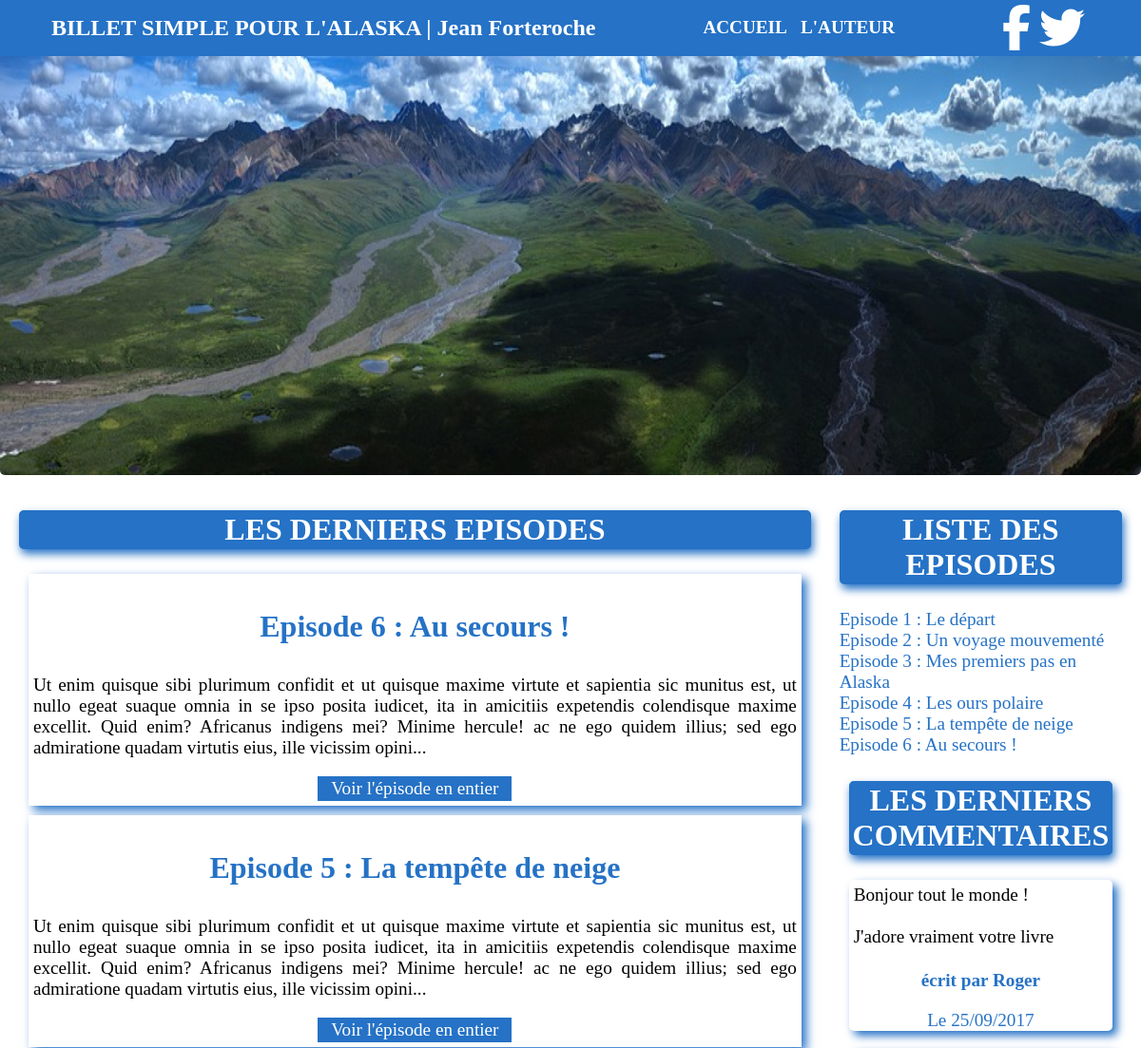
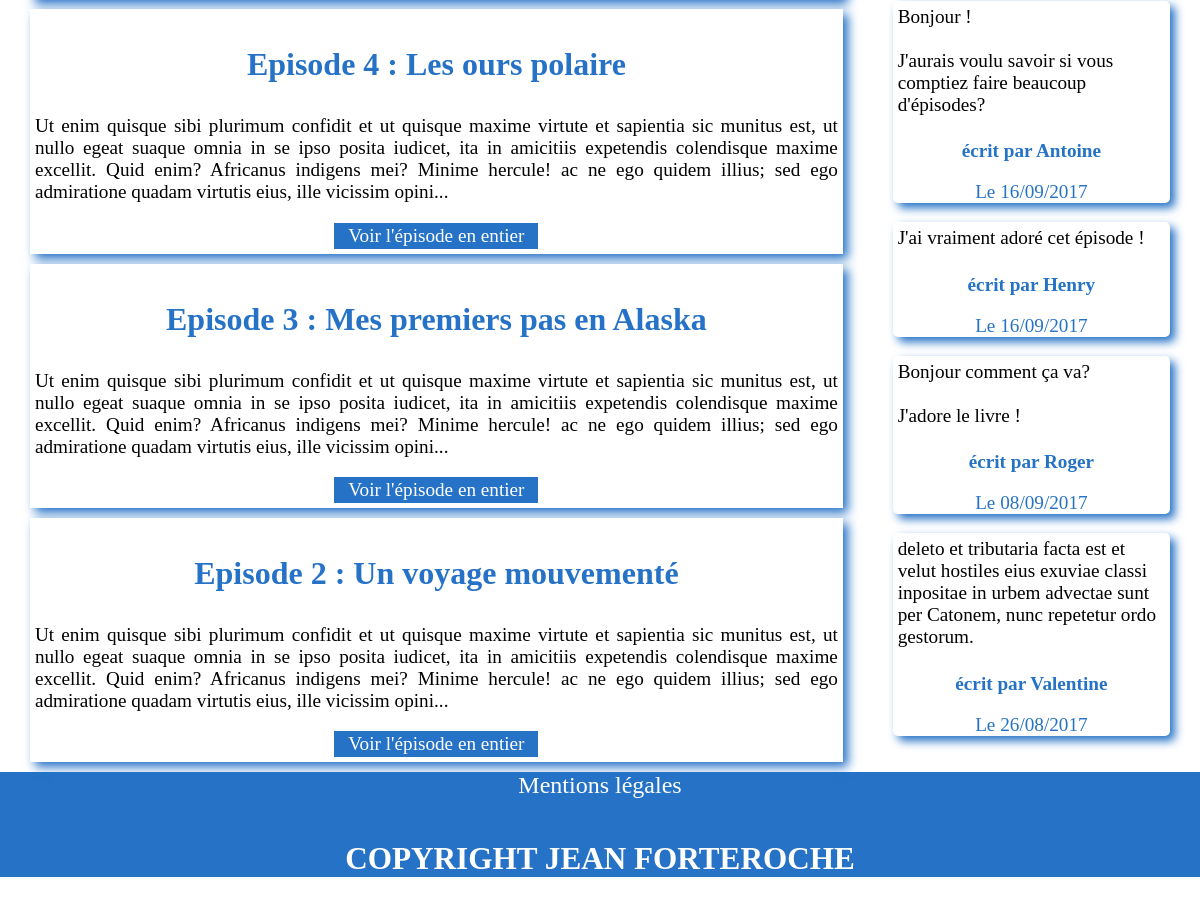
The page / on the database its author committed (2 pictures, top to bottom).
### tables this page shows
CREATE TABLE `episodes` (
  `id` int(11) NOT NULL,
  `title` varchar(100) NOT NULL,
  `content` text NOT NULL,
  `date_creation` date NOT NULL
);

CREATE TABLE `comments` (
  `id` int(11) NOT NULL,
  `author` varchar(70) NOT NULL,
  `content` text NOT NULL,
  `date_comment` date NOT NULL,
  `episode_id` int(11) NOT NULL
);

### Controller/ControllerFront.class.php (called while the page is built, shortened)
<?php
require_once 'DAO/EpisodeDAO.class.php';
require_once 'DAO/CommentDAO.class.php';
class ControllerFrontOffice
{
    private $episode;
    private $comment;
    public function __construct()
    {
        $this->episode = new EpisodeDAO;
        $this->comment = new CommentDAO;
    }
    public function home()
    {
       $episodes = $this->episode->getEpisodesAsc();
       $lastEpisodes = $this->episode->getLastEpisodes();
       $lastComments = $this->comment->getLastComments();
       require "view/viewHome.php";
    }
}

### DAO/EpisodeDAO.class.php (called while the page is built, shortened)
<?php
if (file_exists('Framework/Model.class.php') AND file_exists('Model/Episode.class.php'))
{
    require_once 'Framework/Model.class.php';
    require_once 'Model/Episode.class.php';
}
else
{
    require_once '../Framework/Model.class.php';
    require_once '../Model/Episode.class.php';
}
class EpisodeDAO extends Model
{
    public function getEpisodesAsc()
    {
        $sql = 'SELECT id, title, content, DATE_FORMAT(date_creation, "%d/%m/%Y") AS date_creation FROM episodes ORDER BY id';
        $result = $this->executeRequest($sql);
        $episodes = array();
        foreach ($result as $row)
        {
            $episodeId = $row['id'];
            $episodes[$episodeId] = $this->buildEpisode($row);
        }
        return $episodes;
    }
    public function getLastEpisodes()
    {
        $sql = 'SELECT id, title, content, DATE_FORMAT(date_creation, "%d/%m/%Y") AS date_creation FROM episodes ORDER BY id DESC LIMIT 0,5';
        $result = $this->executeRequest($sql);
        $lastEpisodes = array();
        foreach ($result as $row)
        {
            $episodeId = $row['id'];
            $lastEpisodes[$episodeId] = $this->buildEpisode($row);
        }
        return $lastEpisodes;
    }
    private function buildEpisode(array $row)
    {
        $episode = new Episode();
        $episode->setIdEpisode($row['id']);
        $episode->setTitleEpisode($row['title']);
        $episode->setContentEpisode($row['content']);
        $episode->setDateEpisode($row['date_creation']);
        return $episode;
    }
}

### Framework/Model.class.php (called while the page is built)
<?php
require_once 'Configuration.class.php';
abstract class Model
{
    private static $bdd;
    protected function executeRequest($sql, $params = null)
    {
        if ($params == null)
        {
            $results = self::getBdd()->query($sql);
        }
        else
        {
            $results = self::getBdd()->prepare($sql);
            $results->execute($params);
        }
        return $results;
    }
    private function getBdd()
    {
        if (self::$bdd == null)
        {
            $dsn = Configuration::get('dsn');
            $login = Configuration::get('login');
            $password = Configuration::get('password');
            self::$bdd = new PDO($dsn,$login,$password,array(PDO::ATTR_ERRMODE => PDO:: ERRMODE_EXCEPTION));
        }
        return self::$bdd;
    }
}

### Framework/Configuration.class.php (called while the page is built, shortened)
<?php
class Configuration
{
    private static $parameters;
    public static function get($name, $defaultValue = null)
    {
        if (isset(self::getParameters()[$name]))
        {
            $value = self::getParameters()[$name];
        }
        else
        {
            $value = $defaultValue;
        }
        return $value;
    }
    private static function getParameters()
    {
        if (self::$parameters == null)
        {
            $file = 'config/prod.ini';
            if (!file_exists($file))
            {
                $file = '../config/prod.ini';
            }
            if (!file_exists($file))
            {
                $file = 'config/dev.ini';
            }
            if (!file_exists($file))
            {
                throw new Exception('Aucun fichier de configuration trouvé');
            }
            else
            {
                self::$parameters = parse_ini_file($file);
            }
        }
        return self::$parameters;
    }
}

### Model/Episode.class.php (called while the page is built, shortened)
<?php
class Episode
{
    private $idEpisode;
    private $titleEpisode;
    private $contentEpisode;
    public function getIdEpisode()
    {
        return $this->idEpisode;
    }
    public function setIdEpisode($id)
    {
        $this->idEpisode = $id;
        return $this;
    }
    public function getTitleEpisode()
    {
        return $this->titleEpisode;
    }
    public function setTitleEpisode($title)
    {
        $this->titleEpisode = $title;
        return $this;
    }
    public function getContentEpisode()
    {
        return $this->contentEpisode;
    }
    public function setContentEpisode($content)
    {
        $this->contentEpisode = $content;
        return $this;
    }
    public function setDateEpisode($date)
    {
        return $this;
    }
}

### DAO/CommentDAO.class.php (called while the page is built, shortened)
<?php
if (file_exists('Framework/Model.class.php') AND file_exists('Model/Comment.class.php'))
{
    require_once 'Framework/Model.class.php';
    require_once 'Model/Comment.class.php';
}
else
{
    require_once '../Framework/Model.class.php';
    require_once '../Model/Comment.class.php';
}
class CommentDAO extends Model
{
    public function getLastComments()
    {
        $sql= 'SELECT id,author,content,DATE_FORMAT(date_comment, "%d/%m/%Y") AS date_comment,episode_id FROM comments ORDER BY id DESC LIMIT 5';
        $result = $this->executeRequest($sql);
        $lastComments = array();
        foreach ($result as $row)
        {
            $lastCommentId = $row['id'];
            $lastComments[$lastCommentId] = $this->buildComment($row);
        }
        return $lastComments;
    }
    private function buildComment(array $row)
    {
        $comment = new Comment;
        $comment->setIdComment($row['id']);
        $comment->setAuthorComment($row['author']);
        $comment->setContentComment($row['content']);
        $comment->setDateComment($row['date_comment']);
        $comment->setIdEpisode($row['episode_id']);
        return $comment;
    }
}

### Model/Comment.class.php (called while the page is built, shortened)
<?php
class Comment
{
    private $authorComment;
    private $contentComment;
    private $dateComment;
    public function setIdComment($id)
    {
        return $this;
    }
    public function getAuthorComment()
    {
        return $this->authorComment;
    }
    public function setAuthorComment($author)
    {
        $this->authorComment = $author;
        return $this;
    }
    public function getContentComment()
    {
        return $this->contentComment;
    }
    public function setContentComment($content)
    {
        $this->contentComment = $content;
        return $this;
    }
    public function getDateComment()
    {
        return $this->dateComment;
    }
    public function setDateComment($date)
    {
        $this->dateComment = $date;
        return $this;
    }
    public function setIdEpisode($episodeId)
    {
        return $this;
    }
}

### View/viewHome.php (the view, shortened to what this page needs)
<div id='sectionLeftHome'>
<h2>LES DERNIERS EPISODES</h2>
<?php foreach ($lastEpisodes as $lastEpisode): ?>
    <div class='episode'>
        <h3 class='titleEpisode'><?= $lastEpisode->getTitleEpisode() ?></h3>
        <p class='contentEpisode'> <?= substr($lastEpisode->getContentEpisode(),0,350) . '...' ?></p>
        <a href='<?= 'index.php?action=episode&id=' . $lastEpisode->getIdEpisode() ?>'>Voir l'épisode en entier</a>
    </div>
<?php endforeach; ?>
</div>
<div id='sectionRightHome'>
    <div id='blockAllEpisodes'>
        <h2>LISTE DES EPISODES</h2>
        <?php foreach ($episodes as $episode): ?>
        <a href='<?= 'index.php?action=episode&id=' . $episode->getIdEpisode() ?>'><?= $episode->getTitleEpisode() ?> </a>
        <?php endforeach; ?>
    </div>
    <div id='blockLastComments'>
    <h2>LES DERNIERS COMMENTAIRES</h2>
       <?php foreach ($lastComments as $lastComment): ?>
        <div class='lastComment'>
            <p class='lastCommentContent'><?= $lastComment->getContentComment() ?></p>
            <p class='lastCommentAuthor'>écrit par <?= $lastComment->getAuthorComment() ?></p>
            <p class='lastCommentDate'>Le <?= $lastComment->getDateComment() ?></p>
        </div>
        <?php endforeach; ?>
    </div>
</div>
<?php $sectionContent = ob_get_clean(); ?>
<?php require 'view/template.php'; ?>

### index.php
<?php
require 'Controller/ControllerFront.class.php';
$ctrlFrontOffice = new ControllerFrontOffice;
try
{
    if (isset($_GET['action']))
    {
        if ($_GET['action'] === 'episode')
        {
            if (isset($_GET['id']))
            {
                $idEpisode = intval($_GET['id']);
                if ($idEpisode != 0)
                {
                    $ctrlFrontOffice->episode($idEpisode);
                }
                else
                {
                    throw new Exception('L\'identifiant ' . $idEpisode . ' n\'éxiste pas');
                }
            }
            else
            {
                throw new Exception('Aucun identifiant n\'a été transmis');
            }
        }
        else if ($_GET['action'] === 'mentions')
        {
            $ctrlFrontOffice->mentions();
        }
        else if ($_GET['action'] === 'author')
        {
            $ctrlFrontOffice->author();
        }
        else
        {
             throw new Exception('Cette action n\'éxiste pas');
        }
    }
    else
    {
        $ctrlFrontOffice->home();
    }
}
catch (Exception $e)
{
    $ctrlFrontOffice->error($e->getMessage());
}

### View/template.php (shortened to what this page needs)
<!doctype html>
<html lang='fr'>
    <head>
        <link rel='stylesheet' href='css/general.css' />
        <link rel='stylesheet' href='css/front.css' />
    </head>
    <body>
        <header>
            <h1>BILLET SIMPLE POUR L'ALASKA | <span>Jean Forteroche</span></h1>
            <nav>
                <a href='index.php'>ACCUEIL</a>
                <a href='index.php?action=author'>L'AUTEUR</a>
            </nav>
            <div>
                <a href=''><i class="fa fa-facebook fa-3x iconeFontAWeSome" aria-hidden="true"></i></a>
                <a href=''><i class="fa fa-twitter fa-3x iconeFontAWeSome" aria-hidden="true"></i></a>
            </div>
        </header>
        <div id='banner'></div>
        <section id='sectionHome'>
            <?= $sectionContent ?>
        </section>
        <footer>
            <a href='index.php?action=mentions'>Mentions légales</a>
            <h4>COPYRIGHT JEAN FORTEROCHE</h4>
        </footer>
    </body>
</html>

### css/general.css (style rules this page uses)
body { width: 100%; margin: auto; }
h1 { font-size: 1.5em; }
h2 { text-align: center; font-size: 2em; background-color: #2572C6; color: white; border: 2px #2572C6 solid; border-radius: 5px; box-shadow: 2px 5px 10px #2572C6; }
h3 { color: #2572C6; font-size: 2em; text-align: center; border-radius: 5px; }
h4 { font-size: 1.3em; color: white; }
header { margin: auto; color: white; background-color: #2572C6; display: flex; justify-content: space-around; }
nav a { font-size: 1.2em; line-height: 3em; text-decoration: none; background-color: #2572C6; color: white; }
#banner { margin: auto; width: 100%; height: 500px; border-radius: 0 0 5px 5px; background: url('../images/photo-paysage-alaska.jpg') no-repeat; background-size: 100% 500px; }
section { display: flex; padding: 0 5px 0 5px; }
section a { font-size: 1.2em; background-color:#2572C6; width: 200px; display: block; margin: auto; text-align: center; text-decoration: none; color: white; border: 2px #2572C6 solid; }
section p { text-align: justify; font-size: 1.2em; }
footer { color: white; font-size: 1.5em; background-color: #2572C6; text-align: center; }
footer a { text-decoration: none; color: white; }

### css/front.css (style rules this page uses)
.iconeFontAWeSome { margin: 5px 5px 0 0; text-align: center; color : white; }
header { width: 100%; position: fixed; }
nav a { font-weight: bold; padding: 5px; }
section { justify-content: space-around; }
#sectionLeftHome { margin-top: 10px; width: 70%; }
#sectionRightHome { margin-top : 10px; width: 25%; }
.episode { background-color: white; margin: 10px; padding: 5px; box-shadow: 5px 5px 10px #2572C6; }
#blockAllEpisodes a { display: inline-block; width: 100%; color: #2572C6; background-color: white; text-align: left; border: none; }
#blockLastComments { margin: 10px; color: white; text-align: center; }
.lastComment { align-items: top; margin: auto; border-radius: 5px; box-shadow: 5px 5px 10px #2572C6; background-color: white; color: black; }
.lastCommentAuthor,.lastCommentDate { text-align: center; color: #2572C6; }
.lastCommentAuthor { font-weight: bold; }
.lastCommentContent { text-align: left; padding: 5px; }

### rows shown on the page
episodes: title "Episode 6 : Au secours !", content "Ut enim quisque sibi plurimum confidit et ut quisque maxime virtute et sapientia sic munitus est, ut nullo egeat suaque omnia in se ipso posita iudicet, ita in amicitiis expetendis colendisque maxime excellit. Quid enim? Africanus indigens mei? Minime hercule! ac ne ego quidem illius; sed ego admiratione quadam virtutis eius, ille vicissim opini"
episodes: title "Episode 5 : La tempête de neige", content "Ut enim quisque sibi plurimum confidit et ut quisque maxime virtute et sapientia sic munitus est, ut nullo egeat suaque omnia in se ipso posita iudicet, ita in amicitiis expetendis colendisque maxime excellit. Quid enim? Africanus indigens mei? Minime hercule! ac ne ego quidem illius; sed ego admiratione quadam virtutis eius, ille vicissim opini"
episodes: title "Episode 4 : Les ours polaire", content "Ut enim quisque sibi plurimum confidit et ut quisque maxime virtute et sapientia sic munitus est, ut nullo egeat suaque omnia in se ipso posita iudicet, ita in amicitiis expetendis colendisque maxime excellit. Quid enim? Africanus indigens mei? Minime hercule! ac ne ego quidem illius; sed ego admiratione quadam virtutis eius, ille vicissim opini"
episodes: title "Episode 3 : Mes premiers pas en Alaska", content "Ut enim quisque sibi plurimum confidit et ut quisque maxime virtute et sapientia sic munitus est, ut nullo egeat suaque omnia in se ipso posita iudicet, ita in amicitiis expetendis colendisque maxime excellit. Quid enim? Africanus indigens mei? Minime hercule! ac ne ego quidem illius; sed ego admiratione quadam virtutis eius, ille vicissim opini"
episodes: title "Episode 2 : Un voyage mouvementé", content "Ut enim quisque sibi plurimum confidit et ut quisque maxime virtute et sapientia sic munitus est, ut nullo egeat suaque omnia in se ipso posita iudicet, ita in amicitiis expetendis colendisque maxime excellit. Quid enim? Africanus indigens mei? Minime hercule! ac ne ego quidem illius; sed ego admiratione quadam virtutis eius, ille vicissim opini"
episodes: title "Episode 1 : Le départ"
comments: content "Bonjour tout le monde ! J'adore vraiment votre livre", author "Roger", DateComment "25/09/2017"
comments: content "Bonjour ! J'aurais voulu savoir si vous comptiez faire beaucoup d'épisodes?", author "Antoine", DateComment "16/09/2017"
comments: content "J'ai vraiment adoré cet épisode !", author "Henry", DateComment "16/09/2017"
comments: content "Bonjour comment ça va? J'adore le livre !", author "Roger", DateComment "08/09/2017"
comments: content "deleto et tributaria facta est et velut hostiles eius exuviae classi inpositae in urbem advectae sunt per Catonem, nunc repetetur ordo gestorum.", author "Valentine", DateComment "26/08/2017"
